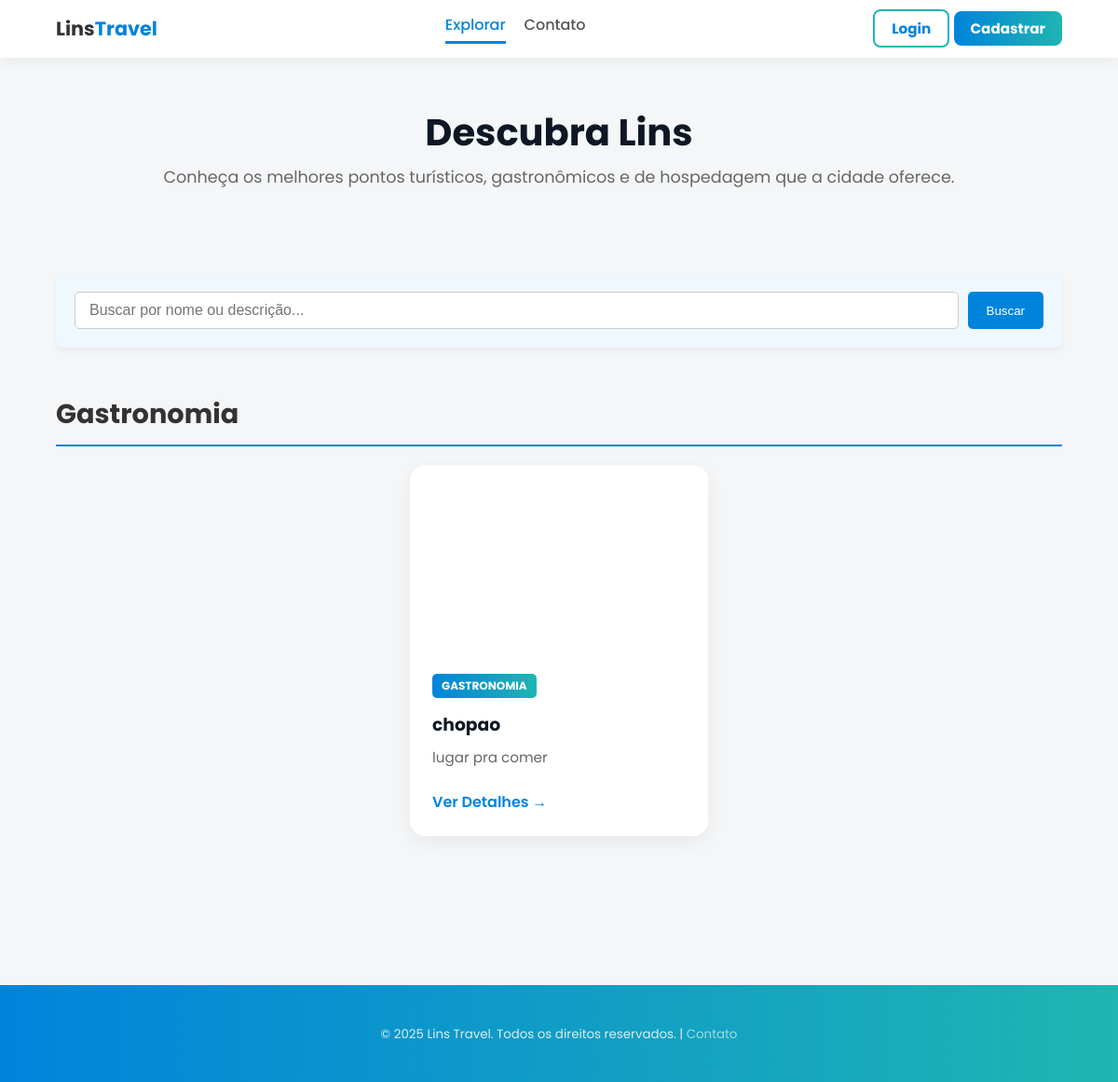
Screenshot of /php/explorar.php with the database file from the repository.
### tables this page shows
CREATE TABLE `lugares` (
  `id` int(11) NOT NULL,
  `dono_id` int(11) NOT NULL,
  `nome` varchar(255) NOT NULL,
  `descricao` text NOT NULL,
  `endereco` varchar(255) NOT NULL,
  `imagem` varchar(255) NOT NULL,
  `categoria` enum('destaque','turismo','gastronomia','hospedagem') NOT NULL,
  `status_aprovacao` enum('pendente','aprovado','rejeitado','') NOT NULL,
  `estrelas_media` decimal(2,1) NOT NULL,
  `data_cadastro` datetime NOT NULL
);

### php/explorar.php (the view, shortened to what this page needs)
<?php
include "conn.php";
function buscarLocaisAprovados($pdo, $termoBusca = null) {
    $sql = "SELECT
                id,
                nome,
                descricao,
                categoria,
                imagem
            FROM lugares
            WHERE status_aprovacao = 'aprovado'";
    $params = [];
    $sql .= " ORDER BY categoria, nome ASC";
    try {
        $stmt = $pdo->prepare($sql);
        $stmt->execute($params);
        return $stmt->fetchAll(PDO::FETCH_ASSOC);
    } catch (PDOException $e) {
        error_log("Erro ao buscar locais aprovados: " . $e->getMessage());
        return [];
    }
}
$termoBusca = $_GET['busca'] ?? null;
$locais = buscarLocaisAprovados($pdo, $termoBusca);
$locaisPorCategoria = [];
foreach ($locais as $lugar) {
    $categoria_key = strtolower($lugar['categoria']);
    $locaisPorCategoria[$categoria_key][] = $lugar;
}
$categoriasMap = [
    'destaque' => 'Destaques',
    'turismo' => 'Turismo',
    'gastronomia' => 'Gastronomia',
    'hospedagem' => 'Hospedagem'
];
$isLoggedIn = isset($_SESSION['user']);
$userRole = $_SESSION['user']['role'] ?? null;
?>
<!DOCTYPE html>
<html lang="pt-br">
<head>
    <link rel="stylesheet" href="../css/style.css">
    <link rel="stylesheet" href="../css/explorar.css">
</head>
<body>
<header class="site-header">
    <nav class="navbar" id="navbar">
        <div class="container nav-inner">
            <a class="brand" href="../index.php">Lins<span class="brand-accent">Travel</span></a>
            <div class="nav-links" id="navLinks">
                <a href="explorar.php" class="nav-active">Explorar</a>
                <a href="contato.php">Contato</a>
            </div>
            <div class="nav-actions">
                <?php if ($isLoggedIn): ?>
                    <div class="user-greeting">
                        Olá, <?= htmlspecialchars($_SESSION['user']['name'] ?? 'Usuário') ?>
                        <?php if ($userRole === 'ADM'): ?>
                            <a href="admin_dashboard.php" class="btn btn-primary" style="margin-right: 10px; padding: 5px 10px;">Administração</a>
                        <?php endif; ?>
                        <?php if ($userRole === 'DONO'): ?>
                            <a href="owner_dashboard.php" class="btn btn-primary" style="margin-right: 10px; padding: 5px 10px;">Meu Painel</a>
                        <?php endif; ?>
                        <a href="logout.php" class="btn btn-outline">Sair</a>
                    </div>
                <?php else: ?>
                    <a class="btn btn-outline" href="login.php">Login</a>
                    <a class="btn btn-primary" href="create.php">Cadastrar</a>
                <?php endif; ?>
            </div>
        </div>
    </nav>
</header>
<main>
    <header class="page-header">
        <div class="container">
            <h1>Descubra Lins</h1>
            <p>Conheça os melhores pontos turísticos, gastronômicos e de hospedagem que a cidade oferece.</p>
        </div>
    </header>
    <section class="section explorar-section">
        <div class="container">
            <form action="explorar.php" method="GET" class="search-form">
                <input type="text" name="busca" placeholder="Buscar por nome ou descrição..." value="<?= htmlspecialchars($termoBusca ?? '') ?>">
                <button type="submit">Buscar</button>
            </form>
            <?php if (empty($locais)): ?>
                <div class="no-results">
                    <p>Nenhum local aprovado encontrado no momento<?php echo $termoBusca ? ' para o termo: "'.htmlspecialchars($termoBusca).'"' : ''; ?>.</p>
                    <p>Volte mais tarde ou <a href="contato.php" class="action-link">entre em contato</a> para sugerir um local!</p>
                </div>
            <?php else: ?>
                <?php
                foreach ($categoriasMap as $categoria_key => $categoria_titulo):
                    if (isset($locaisPorCategoria[$categoria_key])):
                ?>
                        <section id="<?= $categoria_key ?>" class="category-section">
                            <h2 class="category-title"><?= $categoria_titulo ?></h2>
                            <div class="grid">
                                <?php foreach ($locaisPorCategoria[$categoria_key] as $lugar):
                                    $detail_link = "detalhe.php?id=" . $lugar['id'];
                                ?>
                                    <a href="<?= $detail_link ?>" class="card">
                                        <div class="card-media"
                                            style="background-image: url('<?= htmlspecialchars($lugar['imagem']) ?>');"
                                            onerror="this.style.backgroundImage='url(https://placehold.co/400x200/cccccc/333333?text=Imagem+N%C3%A3o+Dispon%C3%ADvel)'">
                                        </div>
                                        <div class="card-body">
                                            <span class="status-badge"
                                                style="background: linear-gradient(90deg, #0084db, #1fb5b2); font-size: 0.75rem;">
                                                <?= htmlspecialchars(ucfirst($lugar['categoria'])) ?>
                                            </span>
                                            <h3><?= htmlspecialchars($lugar['nome']) ?></h3>
                                            <p>
                                                <?= htmlspecialchars(mb_strimwidth($lugar['descricao'], 0, 100, "...")) ?>
                                            </p>
                                            <div class="card-action-btn">
                                                Ver Detalhes &rarr;
                                            </div>
                                        </div>
                                    </a>
                                <?php endforeach; ?>
                            </div>
                        </section>
                <?php
                    endif;
                endforeach;
                ?>
            <?php endif; ?>
        </div>
    </section>
</main>
<footer class="site-footer">
    <div class="container footer-bottom">
        <small>&copy; <?= date('Y') ?> Lins Travel. Todos os direitos reservados. | <a href="contato.php">Contato</a></small>
    </div>
</footer>
</body>
</html>

### css/style.css (style rules this page uses)
* { margin: 0; padding: 0; box-sizing: border-box; }
body { font-family: "Poppins", Arial, sans-serif; background-color: #f4f6f8; color: #333; line-height: 1.5; }
.container { width: 90%; max-width: 1100px; margin: 0 auto; }
.navbar { background-color: #ffffff; box-shadow: 0 4px 12px rgba(0,0,0,0.05); padding: 15px 0; position: sticky; top: 0; z-index: 100; }
.nav-inner { display: flex; justify-content: space-between; align-items: center; }
.brand { font-size: 1.3rem; font-weight: bold; color: #333; text-decoration: none; }
.brand-accent { color: #0084db; }
.nav-links { display: flex; gap: 20px; }
.nav-links a { text-decoration: none; color: #555; font-weight: 500; }
.btn { text-decoration: none; padding: 8px 18px; border-radius: 8px; font-weight: bold; border: none; cursor: pointer; font-size: 0.95rem; }
.btn-primary { background: linear-gradient(90deg, #0084db, #1fb5b2); color: white; }
.btn-outline { background-color: transparent; border: 2px solid #1fb5b2; color: #0084db; }
.section { padding: 60px 0; }
.grid { display: flex; flex-wrap: wrap; gap: 30px; justify-content: center; }
.card { background: white; width: 320px; border-radius: 16px; box-shadow: 0 6px 20px rgba(0,0,0,0.06); overflow: hidden; transition: transform 0.3s ease; display: flex; flex-direction: column; }
.card-media { height: 180px; background-size: cover; background-position: center; }
.card-body { padding: 24px; display: flex; flex-direction: column; gap: 10px; }
.card-body h3 { margin: 0; color: #0f1724; }
.card-body p { color: #666; font-size: 0.95rem; }
.site-footer { background: linear-gradient(90deg, #0084db, #1fb5b2); color: #dbeef0; padding: 40px 0; text-align: center; margin-top: 60px; }
.site-footer a { color: #9fdce0; text-decoration: none; }

### css/explorar.css (style rules this page uses)
.nav-links a { padding-bottom: 5px; border-bottom: 3px solid transparent; transition: border-color 0.2s, color 0.2s; text-decoration: none; }
.nav-links a.nav-active { color: #0084db; border-bottom-color: #0084db; }
.page-header { text-align: center; padding: 50px 0 30px; background-color: #f4f6f8; }
.page-header h1 { font-size: 2.5rem; color: #0f1724; margin-bottom: 5px; }
.page-header p { color: #666; font-size: 1.1rem; }
.explorar-section { padding-bottom: 60px; }
.grid { display: flex; flex-wrap: wrap; gap: 30px; justify-content: center; }
.card { background: white; width: 320px; border-radius: 16px; box-shadow: 0 6px 20px rgba(0,0,0,0.06); overflow: hidden; transition: transform 0.3s ease, box-shadow 0.3s; display: flex; flex-direction: column; text-decoration: none; color: inherit; }
.card-media { height: 200px; background-size: cover; background-position: center; border-top-left-radius: 16px; border-top-right-radius: 16px; }
.card-body { padding: 24px; display: flex; flex-direction: column; gap: 10px; flex-grow: 1; }
.card-body h3 { color: #0f1724; }
.card-body p { color: #666; }
.status-badge { display: inline-block; padding: 4px 10px; border-radius: 5px; color: white; font-weight: bold; text-transform: uppercase; font-size: 0.75rem; margin-bottom: 5px; align-self: flex-start; }
.card-action-btn { margin-top: 15px; color: #0084db; font-weight: 600; align-self: flex-start; transition: color 0.2s; }

### php/explorar.php (style rules this page uses)
.search-form { display: flex; gap: 10px; padding: 20px; margin-bottom: 30px; background-color: #f0f8ff; border-radius: 8px; box-shadow: 0 4px 6px rgba(0, 0, 0, 0.05); }
.search-form input[type="text"] { flex-grow: 1; padding: 10px 15px; border: 1px solid #ccc; border-radius: 5px; font-size: 1rem; }
.search-form button { background-color: #0084db; color: white; border: none; padding: 10px 20px; border-radius: 5px; cursor: pointer; transition: background-color 0.2s; }
.category-section { margin-bottom: 40px; padding-top: 20px; }
.category-title { border-bottom: 2px solid #0084db; padding-bottom: 10px; margin-bottom: 20px; color: #333; font-size: 1.8rem; }

### rows the page displays
lugares: categoria_titulo "Gastronomia", categoria "GASTRONOMIA", nome "chopao", descricao "lugar pra comer"
